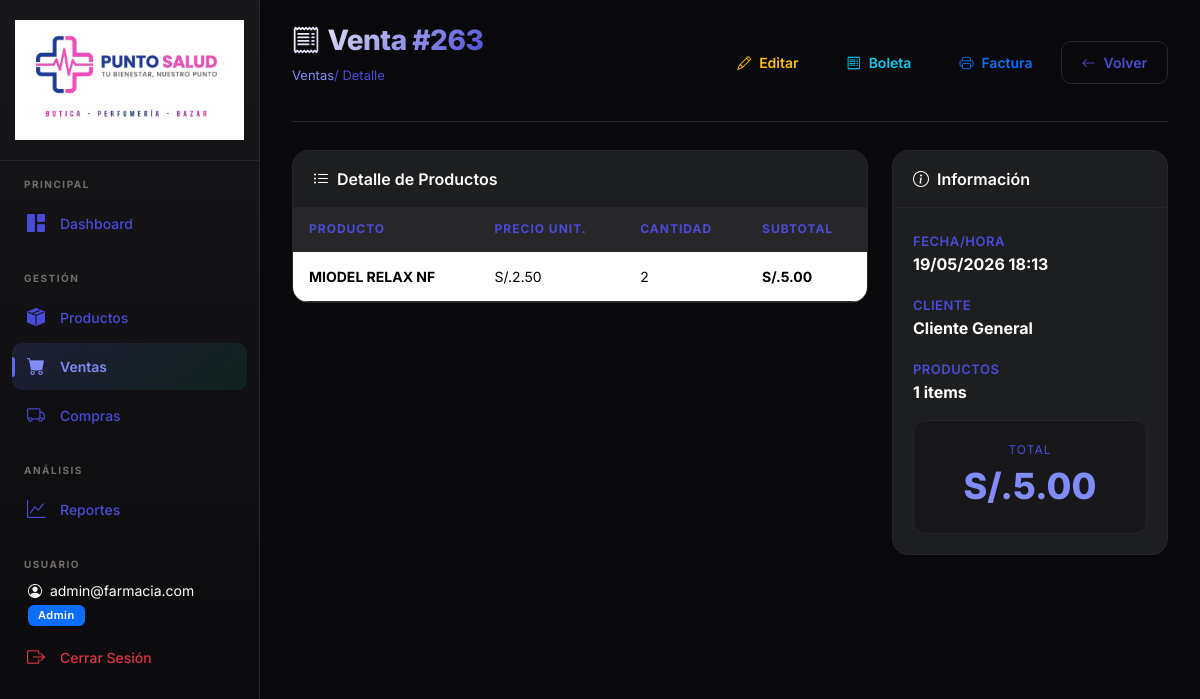
The app's page /ventas/263 (signed in), older data.
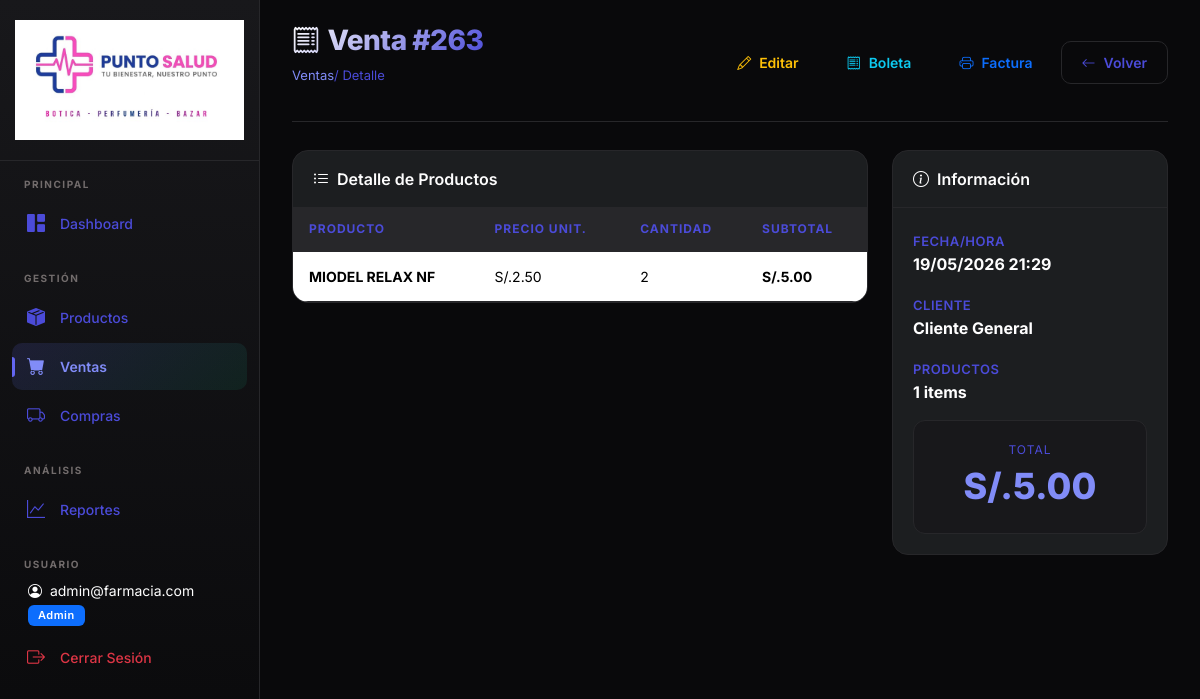
The same page, newer data.
### models.py (models this page shows, shortened)
class Venta(db.Model):
    __tablename__ = 'ventas'
    id = db.Column(db.Integer, primary_key=True)
    fecha = db.Column(db.DateTime, default=datetime.now, nullable=False)
    cliente = db.Column(db.String(200), nullable=True, default='Cliente General')
    total = db.Column(db.Float, nullable=False, default=0.0)
    descuento = db.Column(db.Float, nullable=False, default=0.0)
    metodo_pago = db.Column(db.String(50), nullable=True, default='Efectivo')
    detalles = db.relationship('DetalleVenta', backref='venta', lazy=True, cascade='all, delete-orphan')

### app.py (the view)
@app.route('/ventas/<int:id>')
@login_required
def venta_detalle(id):
    venta = Venta.query.get_or_404(id)
    return render_template('ventas/detalle.html', venta=venta)

### app.py (called while the page is built)
@login_manager.user_loader
def load_user(user_id):
    return Usuario.query.get(int(user_id))

### models.py (called while the page is built)
    @property
    def is_admin(self):
        return self.rol == 'admin'

### templates/ventas/detalle.html (shortened to what this page needs)
{% extends "base.html" %}
{% block content %}
<div class="page-header">
    <div>
        <h1><i class="bi bi-receipt me-2"></i>Venta #{{ venta.id }}</h1>
        <span class="breadcrumb">
            <a href="{{ url_for('ventas_lista') }}"
                style="color: var(--primary-light); text-decoration: none;">Ventas</a>
            / Detalle
        </span>
    </div>
    <div class="d-flex gap-2">
        <a href="{{ url_for('venta_editar', id=venta.id) }}" class="btn btn-outline-warning">
            <i class="bi bi-pencil"></i> Editar
        </a>
        <a href="{{ url_for('venta_imprimir_boleta', id=venta.id) }}" target="_blank" class="btn btn-outline-info">
            <i class="bi bi-receipt"></i> Boleta
        </a>
        <a href="{{ url_for('venta_imprimir_factura', id=venta.id) }}" target="_blank" class="btn btn-outline-primary">
            <i class="bi bi-printer"></i> Factura
        </a>
        <a href="{{ url_for('ventas_lista') }}" class="btn btn-outline-light">
            <i class="bi bi-arrow-left"></i> Volver
        </a>
    </div>
</div>
<div class="row g-4">
    <div class="col-md-8">
        <div class="card">
            <div class="card-header">
                <i class="bi bi-list-ul me-2"></i>Detalle de Productos
            </div>
            <div class="card-body p-0">
                <div class="table-responsive">
                    <table class="table">
                        <thead>
                            <tr>
                                <th>Producto</th>
                                <th>Precio Unit.</th>
                                <th>Cantidad</th>
                                <th>Subtotal</th>
                            </tr>
                        </thead>
                        <tbody>
                            {% for d in venta.detalles %}
                            <tr>
                                <td><strong>{{ d.producto.nombre }}</strong></td>
                                <td>S/.{{ "%.2f"|format(d.precio_unitario) }}</td>
                                <td>{{ d.cantidad }}</td>
                                <td><strong>S/.{{ "%.2f"|format(d.subtotal) }}</strong></td>
                            </tr>
                            {% endfor %}
                        </tbody>
                    </table>
                </div>
            </div>
        </div>
    </div>
    <div class="col-md-4">
        <div class="card">
            <div class="card-header">
                <i class="bi bi-info-circle me-2"></i>Información
            </div>
            <div class="card-body">
                <div class="mb-3">
                    <small class="form-label text-purple">FECHA/HORA</small>
                    <p class="mb-0 text-white"><strong>{{ venta.fecha.strftime('%d/%m/%Y %H:%M') }}</strong></p>
                </div>
                <div class="mb-3">
                    <small class="form-label text-purple">CLIENTE</small>
                    <p class="mb-0 text-white"><strong>{{ venta.cliente or 'Cliente General' }}</strong></p>
                </div>
                <div class="mb-3">
                    <small class="form-label text-purple">PRODUCTOS</small>
                    <p class="mb-0 text-white"><strong>{{ venta.detalles|length }} items</strong></p>
                </div>
                <div class="cart-total">
                    <div class="total-label">TOTAL</div>
                    <div class="total-value">S/.{{ "%.2f"|format(venta.total) }}</div>
                </div>
            </div>
        </div>
    </div>
</div>
{% endblock %}

Row changes from the older to the newer data that the page shows:
changed Venta "Cliente General": fecha "19/05/2026 18:13" → "19/05/2026 21:29"
